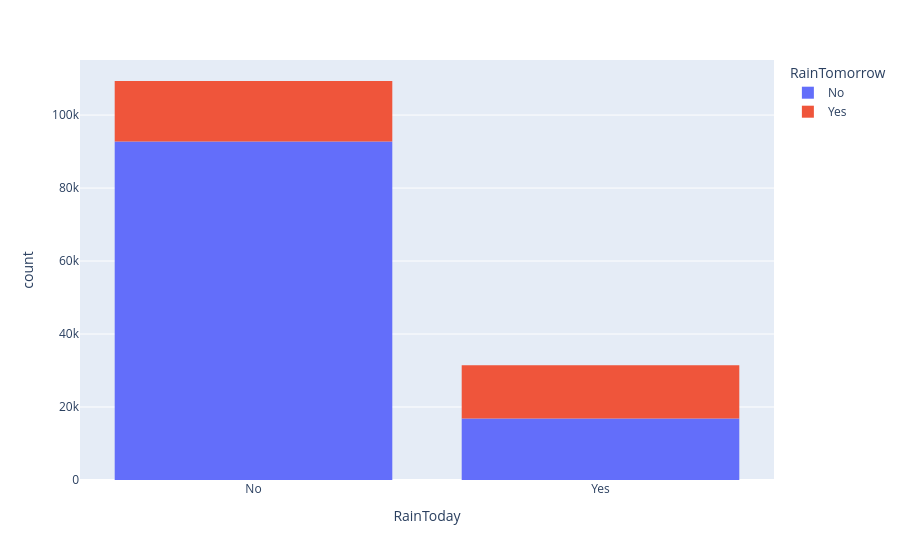

Here is the notebook cell this chart was saved with:
### Code cell
fig.show()

### Figure 1 — Plotly figure (JSON) as saved in the notebook; plotly's stock layout.template omitted (floating-point values rounded to 4 significant figures; data arrays with more than 128 entries replaced by an {"elided": "..."} marker saying what was removed)
{"data": [{"bingroup": "x", "hovertemplate": "RainTomorrow=No<br>RainToday=%{x}<br>count=%{y}<extra></extra>", "legendgroup": "No", "marker": {"color": "#636efa", "pattern": {"shape": ""}}, "name": "No", "orientation": "v", "showlegend": true, "type": "histogram", "x": {"elided": "110316 str values"}, "xaxis": "x", "yaxis": "y"}, {"bingroup": "x", "hovertemplate": "RainTomorrow=Yes<br>RainToday=%{x}<br>count=%{y}<extra></extra>", "legendgroup": "Yes", "marker": {"color": "#EF553B", "pattern": {"shape": ""}}, "name": "Yes", "orientation": "v", "showlegend": true, "type": "histogram", "x": {"elided": "31877 str values"}, "xaxis": "x", "yaxis": "y"}], "layout": {"barmode": "relative", "legend": {"title": {"text": "RainTomorrow"}, "tracegroupgap": 0}, "margin": {"t": 60}, "xaxis": {"anchor": "y", "domain": [0, 1], "title": {"text": "RainToday"}}, "yaxis": {"anchor": "x", "domain": [0, 1], "title": {"text": "count"}}}}
